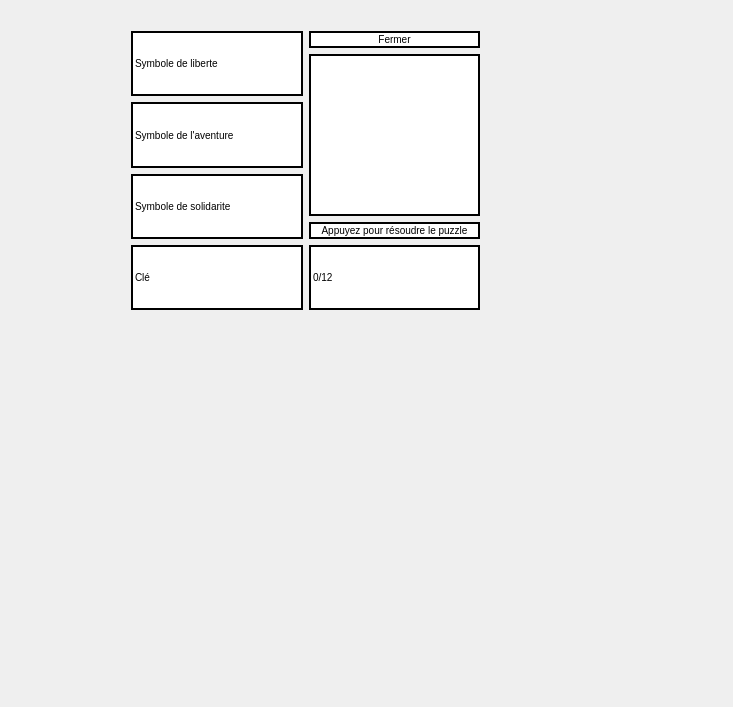
<?xml version="1.0" encoding="UTF-8"?>
<ui version="4.0">
 <class>InventaireClass</class>
 <widget class="QWidget" name="InventaireClass">
  <property name="geometry">
   <rect>
    <x>0</x>
    <y>0</y>
    <width>733</width>
    <height>707</height>
   </rect>
  </property>
  <property name="windowTitle">
   <string>Inventaire</string>
  </property>
  <property name="styleSheet">
   <string notr="true">

QLabel{
background-color:#6c6c6c;
font-size:10px;
}

QPushButton{
background-color:#6c6c6c;
font-size: 10px;
}

</string>
  </property>
  <widget class="QWidget" name="gridLayoutWidget">
   <property name="geometry">
    <rect>
     <x>120</x>
     <y>20</y>
     <width>371</width>
     <height>301</height>
    </rect>
   </property>
   <layout class="QGridLayout" name="gridLayout">
    <item row="1" column="0">
     <widget class="QLabel" name="aventure">
      <property name="styleSheet">
       <string notr="true">QLabel {
		background-color:white;
border-color : black;

border-width:2px;
border-style:solid;
}</string>
      </property>
      <property name="text">
       <string>Symbole de l'aventure</string>
      </property>
      <property name="scaledContents">
       <bool>true</bool>
      </property>
     </widget>
    </item>
    <item row="3" column="1">
     <widget class="QLabel" name="nbfrag">
      <property name="styleSheet">
       <string notr="true">QLabel {
		background-color:white;
border-color : black;

border-width:2px;
border-style:solid;
}</string>
      </property>
      <property name="text">
       <string>0/12</string>
      </property>
     </widget>
    </item>
    <item row="2" column="0">
     <widget class="QLabel" name="solidarite">
      <property name="styleSheet">
       <string notr="true">QLabel {
		background-color:white;
border-color : black;

border-width:2px;
border-style:solid;
}</string>
      </property>
      <property name="text">
       <string>Symbole de solidarite</string>
      </property>
      <property name="scaledContents">
       <bool>true</bool>
      </property>
     </widget>
    </item>
    <item row="0" column="1" rowspan="3">
     <layout class="QVBoxLayout" name="verticalLayout">
      <item>
       <widget class="QPushButton" name="pushButton">
        <property name="styleSheet">
         <string notr="true">background-color : rgba(0,0,0,0);
background-color:white;
border-color : black;

border-width:2px;
border-style:solid;</string>
        </property>
        <property name="text">
         <string>Fermer</string>
        </property>
       </widget>
      </item>
      <item>
       <widget class="QLabel" name="fragments">
        <property name="styleSheet">
         <string notr="true">QLabel {
		background-color:white;
border-color : black;

border-width:2px;
border-style:solid;
}</string>
        </property>
        <property name="text">
         <string/>
        </property>
        <property name="scaledContents">
         <bool>true</bool>
        </property>
       </widget>
      </item>
      <item>
       <widget class="QPushButton" name="pushButton_2">
        <property name="styleSheet">
         <string notr="true">background-color:white;
border-color : black;

border-width:2px;
border-style:solid;</string>
        </property>
        <property name="text">
         <string>Appuyez pour résoudre le puzzle</string>
        </property>
       </widget>
      </item>
     </layout>
    </item>
    <item row="0" column="0">
     <widget class="QLabel" name="Liberte">
      <property name="styleSheet">
       <string notr="true">QLabel {
		background-color:white;
border-color : black;

border-width:2px;
border-style:solid;
}</string>
      </property>
      <property name="text">
       <string>Symbole de liberte</string>
      </property>
      <property name="scaledContents">
       <bool>true</bool>
      </property>
     </widget>
    </item>
    <item row="3" column="0">
     <widget class="QLabel" name="clee">
      <property name="styleSheet">
       <string notr="true">QLabel {
	background-color:white;
border-color : black;

border-width:2px;
border-style:solid;
}</string>
      </property>
      <property name="text">
       <string>Clé</string>
      </property>
      <property name="scaledContents">
       <bool>true</bool>
      </property>
     </widget>
    </item>
   </layout>
  </widget>
 </widget>
 <layoutdefault spacing="6" margin="11"/>
 <resources>
  <include location="Inventaire.qrc"/>
 </resources>
 <connections>
  <connection>
   <sender>pushButton</sender>
   <signal>pressed()</signal>
   <receiver>InventaireClass</receiver>
   <slot>FermeInventaire()</slot>
   <hints>
    <hint type="sourcelabel">
     <x>399</x>
     <y>33</y>
    </hint>
    <hint type="destinationlabel">
     <x>366</x>
     <y>353</y>
    </hint>
   </hints>
  </connection>
  <connection>
   <sender>pushButton_2</sender>
   <signal>pressed()</signal>
   <receiver>InventaireClass</receiver>
   <slot>onPuzzle()</slot>
   <hints>
    <hint type="sourcelabel">
     <x>399</x>
     <y>234</y>
    </hint>
    <hint type="destinationlabel">
     <x>366</x>
     <y>353</y>
    </hint>
   </hints>
  </connection>
 </connections>
 <slots>
  <slot>FermeInventaire()</slot>
  <slot>onPuzzle()</slot>
 </slots>
</ui>
